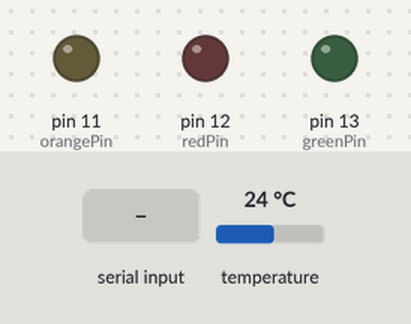
Simulated run of this program. Board: Arduino Uno, built with avr-gcc and run on an emulated ATmega328P. Shown: output pins drawn as LEDs (lit = HIGH). The inputs (shaded band) are chosen by the test bench; at power-on: temperature 24 °C. What the program prints to the serial monitor is not drawn.

Above: at 0.8 s.
0.9 s: "1" received over Serial
3.4 s: "1" received over Serial
At 4.2 s:
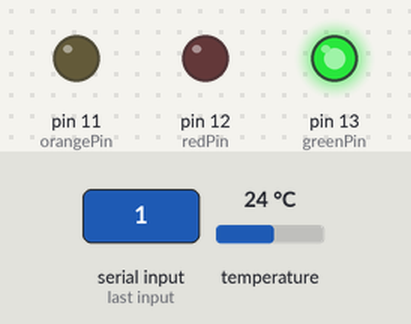
At 5.2 s:
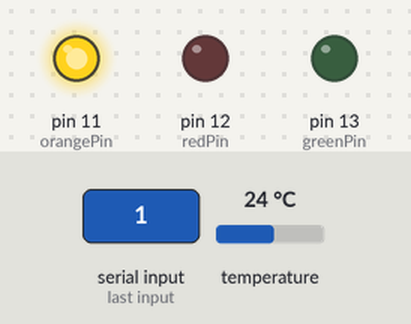
Timing chart, 0 to 7.9 s (numbered marks = the images above; inputs shaded):
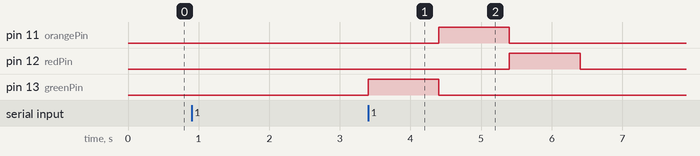

Measured:
- after the input at 0.9 s, every drawn part: stays the same
- after the input at 3.4 s, pin 11 (orangePin): LOW → HIGH after 1.0 s, → LOW 1.0 s later; pin 12 (redPin): LOW → HIGH after 2.0 s, → LOW 1.0 s later; pin 13 (greenPin): LOW → HIGH at once, → LOW 1.0 s later

The program:

main.cpp
```cpp
// Main program file for Soil EC and Temperature Sensor
// Uses C++11 standard
// Developed by Antony Kasera(https://github.com/antonykasera/ECPROBE/)
// Actively in development. Use at your own risk.

// Libraries and Header files:
#include <Arduino.h>
#include <conductanceRead.h>
#include <tempRead.h>
#include <userFeedback.h>

// Pin and variable definitions
const int pulsePin = 5;
const long baudRate = 9600;
float tempC = 0.0;
float condmicroS = 0;

void setup()
{

  Serial.begin(baudRate);
  Serial.print("\033[2J"); // Clear screen
  Serial.print("\033[H");  // Cursor to home position

  // lcdInitialise(); // Define your own function in userFeedback.h

  // Sets up FreqCount library
  setupFrequencyCounter();

  // Sets up temperature sensor(DS18B20)
  setupTempRead();

  // Sets up user feedback(LEDs, Buzzer etc), more functions can be added in userFeedback.cpp
  setupUserFeedback();

  // debugFrequency(); // Uncomment to debug 555 timer frequency output

  delay(3000); // Wait for everything to stabilise

  Serial.print("\033[2J"); // Clear screen
  Serial.print("\033[H");  // Cursor to home position
}

void loop()
{
  // Check the curreent state of the terminal, simple
  static bool firstPrint = true;
  if (!firstPrint)
  {
    // Move cursor up by the number of lines you are printing
    Serial.print("\033[13A");
  }
  else
  {
    firstPrint = false; // skip moving cursor the first time
  }

  // debugFrequency(); // use to debug frequency output from 555 timer

  Serial.println("--------------------------------");

  // Read temperature in degree Celsius from DS18B20 sensor
  tempC = getTempC();
  Serial.print("Substrate Temperature: \033[32m"); // print in green
  Serial.print(tempC);
  Serial.println("\033[0m °C\t\t\t");

  Serial.println("--------------------------------");

  getCond(); // Read and print conductance,resistance and frequency  values
  Serial.println("--------------------------------");

  delay(5000); // wait before taking another reading

  /*
    if (condmicroS < 60)
    {
      redLED();
    }
    else if (condmicroS > 60 && condmicroS < 90)
    {
      orangeLED();
    }
    else if (condmicroS > 90)
    {
      greenLED();
    }
    else
    {
      Serial.println("Check for circuit error!");
      redLED();
      orangeLED();
    }

    delay(5000);
    */
}
```

conductanceRead.h
```cpp
#ifndef conductanceRead_h
#define conductanceRead_h

// #include <Arduino.h>
#include <FreqCount.h>
#include <math.h>

void setupFrequencyCounter();

void debugFrequency();

float getConductanceRTP(float tempDeg);

void serialPlotFreq();

void getCond();

void serialPrintConductance();

//
//
//
//}

// average = sum / 10.0;
// float conductance = exp((-3.8946 + sqrt(pow(3.8946,2) - 4*0.1708*(29.4363 - log(freq)))) / (2*0.1708));
// float conductance=pow(10,6)*exp((-3.8946 + sqrt(pow(3.8946,2) - 4*0.1708*(29.4363 - log(freq)))) / (2*0.1708));
// Serial.print("Conductance: ");
// Serial.print(conductance);
// Serial.println(" uS");
#endif
```

tempRead.h
```cpp
#ifndef tempread_h
#define tempRead_h

#include <OneWire.h>
#include <DallasTemperature.h>

void setupTempRead();

void tempRead(int samples_temp = 5, int delayTime = 10);

void tempReadOnce();

float getTempC();

#endif
```

userFeedback.h
```cpp
#ifndef userFeedback_h
#define userFeedback_h

#include <liquidCrystal_I2C.h>

const int ledDelay = 1000;
const int greenPin = 13;
const int redPin = 12;
const int orangePin = 11;

void ledSequence();

void setupUserFeedback();

void ledFeedback(bool state);

void lcdInitialise();

void lcdPrintTemp(float tempC);

void lcdPrintCond(float condmicroS);

void redLED();

void orangeLED();

void greenLED();

#endif
```

conductanceRead.cpp
```cpp
#include <FreqCount.h>

#include <math.h>

// Global variables and constants
unsigned long freq;
float conductance;
int sum = 0;
float average = 0;
int samples_cond = 10;
float temperatureCoef = 0.02;
float tempRTP = 25.0;
float conductanceRTP = 0;
float resistance = 0;
int delayTime = 10;

const double c = 2.1e6;
const double m = -1.0 / 0.907;

float dist = 0.3; // distance between electrodes in cm
float dia = 0.08; // diameter of electrode in cm
float length = 1.1;

float Area = 2 * 3.14159 * dia * length; // electrode area in cm^2

float cellConstant = dist / Area; // in cm^-1

// Function to set up frequency counter
void setupFrequencyCounter()
{
    // Initialize FreqCount library to count frequency on pin 5
    FreqCount.begin(1000);
}

// Function to debug frequency readings
void debugFrequency()
{
    if (FreqCount.available())
    {
        // Read frequency value
        freq = FreqCount.read();
        Serial.println(freq);
        Serial.println(cellConstant);
    }
}

// Function to get conductance and related values
void getCond()
{
    if (FreqCount.available())
    {
        // Read frequency value
        freq = FreqCount.read();
        Serial.print("Frequency: ");
        Serial.print(freq);
        Serial.println(" Hz\t\t\t");
        Serial.println("--------------------------------");

        // Serial.println(cellConstant);
    }

    // Calculate resistance and conductance
    float res = pow(freq / c, m);
    Serial.print("Resistance:\033[32m ");
    Serial.print(res, 1);
    Serial.println("\033[0m\t\t\t");
    Serial.println("--------------------------------");

    // conductance in microSiemens
    conductance = 1e6 * cellConstant / res; // in microS
    Serial.print("Conductance: \033[32m");
    Serial.print(conductance, 1);
    Serial.println("\033[0m µS \t\t\t");
    Serial.println("--------------------------------");
    Serial.print("RTP Adjusted Conductance:\033[32m ");

    // conductance adjusted to room temperature of 25C
    conductanceRTP = conductance / (1 + temperatureCoef * (tempRTP - 25));
    Serial.print(conductanceRTP, 1);
    Serial.println("\033[0m µS @ 25C\t\t\t");
}

// Function to get conductance adjusted to a specific temperature
float getConductanceRTP(float tempDeg)
{
    sum = 0;
    for (int i = 0; i < samples_cond; i++)
    {
        if (FreqCount.available())
        {
            freq = FreqCount.read();
            // Serial.println(freq);
            // Serial.println(cellConstant);
        }
        sum += freq;
        delay(0);
    }

    average = sum / samples_cond;
    float res = pow(average / c, m);
    conductance = 1e6 * cellConstant / res; // in microS

    conductanceRTP = conductance / (1 + temperatureCoef * (tempDeg - 25));
    return conductanceRTP;
}

// Function to send frequency data to serial plotter for visualization/graphing
void serialPlotFreq()
{
    Serial.println(average);
}

// Function to send conductance
void serialPrintConductance()
{
    Serial.print("Conductance: ");
    Serial.print(conductance, 1);
    Serial.println(" uS ");
}
```

tempRead.cpp
```cpp
#include <tempRead.h> // Include the header file for temperature reading

#include <Arduino.h>
#include <OneWire.h>           // Include the OneWire library
#include <DallasTemperature.h> // Include the DallasTemperature library for DS18B20 sensor

#define ONE_WIRE_BUS 2

int selectedPin = 2; // default

OneWire oneWire(ONE_WIRE_BUS);       // Setup a oneWire instance to communicate with any OneWire devices
DallasTemperature sensors(&oneWire); // Pass our oneWire reference to Dallas Temperature sensor

// Function to set up the temperature reading
void setupTempRead()
{
    Serial.println("------------------------------------");
    Serial.println("Temperature Sensor initialising...");
    sensors.begin();

    Serial.println("Digital pin for temperature sensor: ");

    // Check if user has input a pin number via serial monitor
    while (Serial.available() == 0)
    {
        // wait for input
    }

    int pinNumber = Serial.parseInt();

    // Validate pin number (assuming valid pins are 2 to 12 for Arduino Uno)
    if (pinNumber >= 2 && pinNumber <= 12)
    {
        // If valid, use the user-defined pin
        selectedPin = pinNumber;
        Serial.print("Now using pin ");
        Serial.println(pinNumber);
    }
    else
    {
        // If invalid, use default pin and notify user
        Serial.println("Invalid pin. Defaulted to 2.");
        selectedPin = 2;
    }

    // Set the selected pin as input
    pinMode(selectedPin, INPUT);
    Serial.println("Temperature pin selected succesfully");
    delay(1000);
}

// Function to read temperature multiple times and print average
void tempRead(int samples_temp, int delayTime)
{
    long total = 0;
    for (int i = 0; i < samples_temp; i++)
    {
        // Request temperature from sensor
        sensors.requestTemperatures();

        // Read temperature in Celsius
        float tempC = sensors.getTempCByIndex(0);
        total += tempC;

        // inter-sample delay
        delay(delayTime);
    }

    // Calculate and print average temperature, use long to avoid overflow
    float averageTemp = total / samples_temp;
    Serial.print("Average Temperature: ");
    Serial.print(averageTemp);
    Serial.println(" °C");
}

// Function to get temperature in Celsius
float getTempC()
{
    // Request temperature from sensor
    sensors.requestTemperatures();
    float tempC = sensors.getTempCByIndex(0);
    return tempC; // Return temperature in Celsius
}
```

userFeedback.cpp
```cpp
#include <userFeedback.h>

#include <Arduino.h>

// Pin definitions for LEDs and buzzer in userFeedback.h

LiquidCrystal_I2C lcd(0x27, 16, 2); // set the LCD address to 0x27 for a 16 chars and 2 line display
// LiquidCrystal_I2C lcd(0x3F,16,2);  // set the LCD address to 0x3F for a 16 chars and 2 line display

// Function to run an LED sequence
void ledSequence()
{
    digitalWrite(greenPin, HIGH);
    delay(ledDelay);
    digitalWrite(greenPin, LOW);
    digitalWrite(orangePin, HIGH);
    delay(ledDelay);
    digitalWrite(orangePin, LOW);
    digitalWrite(redPin, HIGH);
    delay(ledDelay);
    digitalWrite(redPin, LOW);
}

// Function to set up user feedback (LEDs, Buzzer etc)
void setupUserFeedback()
{
    Serial.println("------------------------------------");
    Serial.println("Setup User Feedback");
    Serial.println("Enter '1' for LED feedback, '0' for no feedback:");

    // Check if user has input a pin number via serial monitor
    while (Serial.available() == 0)
    {
        // wait for user input
    }

    // Read the user input
    char input = Serial.read();
    if (input == '1')
    {
        // If user wants LED feedback, set the pins as output
        pinMode(greenPin, OUTPUT);
        pinMode(redPin, OUTPUT);
        pinMode(orangePin, OUTPUT);

        Serial.println("LED feedback enabled.");
        ledSequence();
    }
    else
    {
        // If user does not want LED feedback, set pins as input to save power
        pinMode(greenPin, INPUT);
        pinMode(redPin, INPUT);
        pinMode(orangePin, INPUT);

        Serial.println("No LED feedback.");
    }

    // Notify user that feedback setup is complete
    Serial.println("Feedback initialised succesfully");
    delay(2000);
}

// Function to provide LED feedback
void ledFeedback(bool state)
{
    if (state)
    {
        // if state is true, turn on green LED for a short duration
        digitalWrite(greenPin, HIGH); // Turn LED on
        delay(ledDelay);
    }
    else
    {

        // if state is false, turn off green LED
        digitalWrite(greenPin, LOW); // Turn LED off
    }
}

// Function to initialize the LCD for those who have one
void lcdInitialise()
{

    lcd.init(); // initialize the lcd
    lcd.backlight();
    lcd.setCursor(0, 0);
    lcd.print("ECTDS PROBE");
    lcd.setCursor(0, 1);
    delay(2000);
}

// Function to print temperature on LCD
void lcdPrintTemp(float tempC)
{

    lcd.clear();
    lcd.setCursor(0, 0);
    lcd.print("Temp:");
    lcd.setCursor(6, 0);
    lcd.print(tempC);
    lcd.setCursor(12, 0);
    lcd.print("C");
}

// Function to print conductance on LCD
void lcdPrintCond(float condmicroS)
{

    lcd.clear();
    lcd.setCursor(0, 1);
    lcd.print("EC:");
    lcd.setCursor(4, 1);
    lcd.print(condmicroS);
    lcd.setCursor(10, 1);
    lcd.print("μS");
}

// Functions to turn on individual LEDs

void redLED() // red LED
{
    digitalWrite(redPin, 1);
}

void orangeLED() // orange LED
{
    digitalWrite(orangePin, 1);
}

void greenLED() // green LED
{
    digitalWrite(greenPin, 1);
}
```
